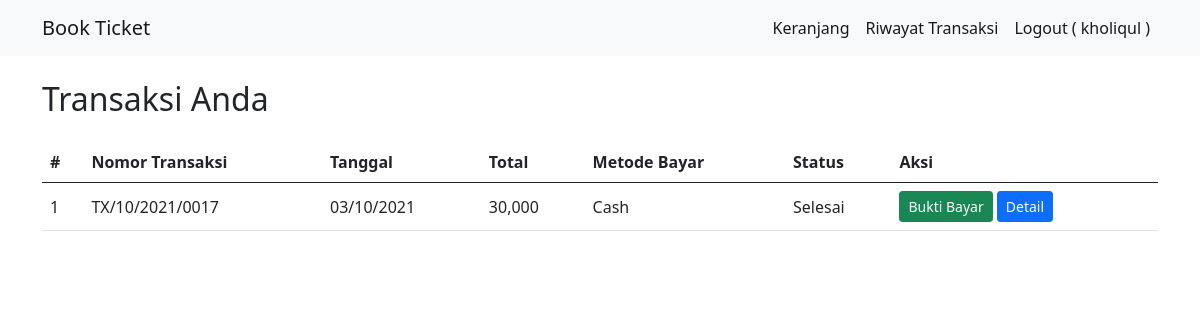
The page /history.php (signed in) on the database its author committed.
### tables this page shows
CREATE TABLE `transaksi` (
  `id` int(11) NOT NULL,
  `nomor_transaksi` varchar(255) NOT NULL,
  `tgl_transaksi` date NOT NULL DEFAULT current_timestamp(),
  `total` int(11) NOT NULL,
  `metode_bayar` int(11) NOT NULL COMMENT '1 : cash; 2 : debit',
  `telah_dibayar` int(11) NOT NULL DEFAULT 0 COMMENT '1 : sudah',
  `user_id` int(11) DEFAULT NULL,
  `bukti_bayar` varchar(255) DEFAULT NULL
);

### admin/db.php (called while the page is built, shortened)
<?php
$servername = "localhost";
$database = "booking_ticket";
$username = "root";
$password = "";
$conn = mysqli_connect($servername, $username, $password, $database);
function select($table,$value,$where){
    global $conn;
    $sql = "SELECT $value FROM $table WHERE $where";
    return mysqli_query($conn, $sql);
}

### admin/constant.php (called while the page is built, shortened)
<?php
$dataMethodBayar = [
    [
        'id' => 1,
        'nama' => 'Cash'
    ], [
        'id' => 2,
        'nama' => 'Debit'
    ],
];
function getMethodBayarById($id)
{
    global $dataMethodBayar;
    $key = array_search($id, array_column($dataMethodBayar, 'id'));
    return $dataMethodBayar[$key]['nama'];
}

### history.php (the view, shortened to what this page needs)
<?php
include 'admin/db.php';
include 'admin/constant.php';
$id  = $_SESSION['CUST_ID'];
$dataTransaksi = select('transaksi', '*', "user_id = '$id'");
?>
<!doctype html>
<html lang="en">
<head>
    <link href="https://cdn.jsdelivr.net/npm/bootstrap@5.0.2/dist/css/bootstrap.min.css" rel="stylesheet">
    <link rel="stylesheet" href="style.css">
</head>
<body>
    <?php include 'navbar.php' ?>
    <div class="container mt-4">
        <h2>Transaksi Anda</h2>
        <div class="mt-4">
            <table class="table">
                <thead>
                    <tr>
                        <th scope="col">#</th>
                        <th scope="col">Nomor Transaksi</th>
                        <th scope="col">Tanggal</th>
                        <th scope="col">Total</th>
                        <th scope="col">Metode Bayar</th>
                        <th scope="col">Status</th>
                        <th scope="col">Aksi</th>
                    </tr>
                </thead>
                <tbody>
                    <?php foreach ($dataTransaksi as $key => $transaksi) {
                    ?>
                        <tr>
                            <td class="align-middle"><?= ++$key ?></td>
                            <td class="align-middle"><?= $transaksi['nomor_transaksi'] ?></td>
                            <td class="align-middle"><?= date('d/m/Y', strtotime($transaksi['tgl_transaksi'])) ?></td>
                            <td class="align-middle"><?= number_format($transaksi['total']) ?></td>
                            <td class="align-middle"><?= getMethodBayarById($transaksi['metode_bayar']) ?></td>
                            <td class="align-middle"><?= $transaksi['telah_dibayar'] == 0 ? ($transaksi['bukti_bayar'] == NULL ? 'Menunggu Pembayaran' : 'Menunggu Konfirmasi Admin') : 'Selesai' ?></td>
                            <td class="align-middle">
                                <button class="btn btn-success btn-sm" data-rowid="<?= $transaksi['id'] ?>" onclick="openModalBuktiBayar(this)">Bukti Bayar</button>
                                <button class="btn btn-primary btn-sm" data-rowid="<?= $transaksi['id'] ?>" onclick="openModalDetail(this)">Detail</button>
                            </td>
                        </tr>
                    <?php } ?>
                </tbody>
            </table>
        </div>
    </div>
</body>
</html>

### rows shown on the page
transaksi: nomor_transaksi "TX/10/2021/0017", tgl_transaksi "03/10/2021", total "30,000", metode_bayar "Cash", telah_dibayar "Selesai"

### other values the page prints
$_SESSION['CUST_NAME'] "kholiqul"
